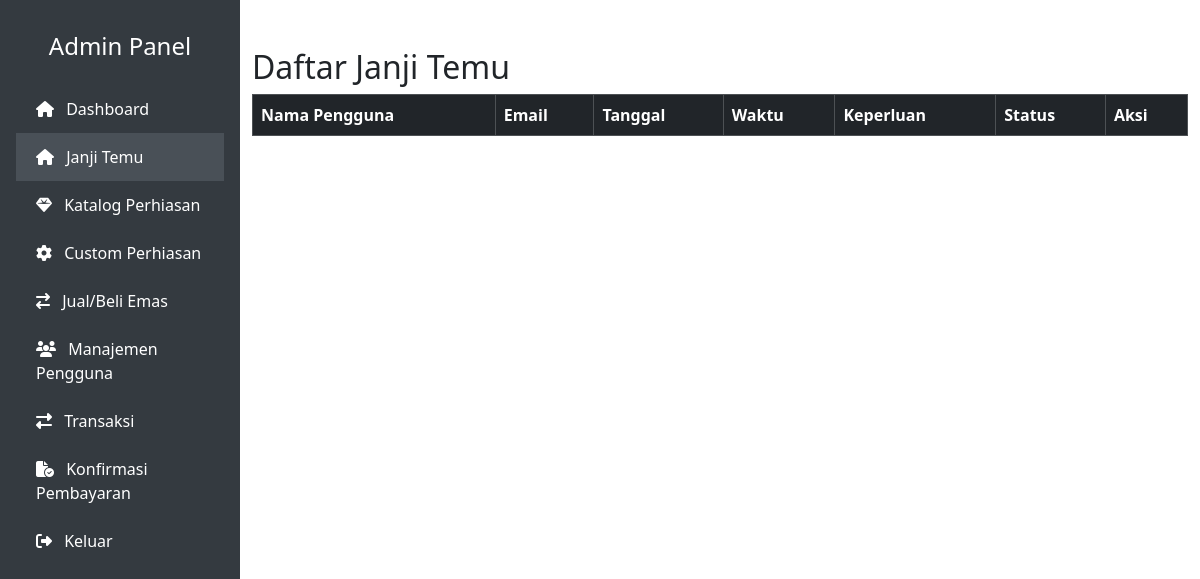
Page /admin/booking.php on the earlier database version.
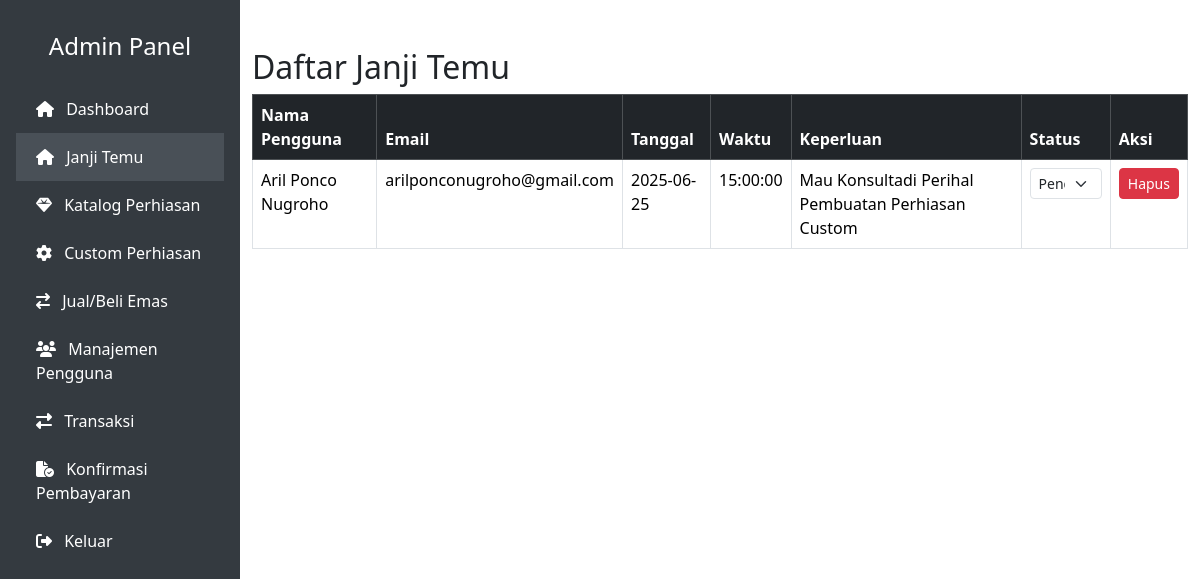
Same page on the later database version.
### tables this page shows
CREATE TABLE `appointments` (
  `id` int(11) NOT NULL,
  `user_id` int(11) DEFAULT NULL,
  `appointment_date` date DEFAULT NULL,
  `appointment_time` time DEFAULT NULL,
  `note` text DEFAULT NULL,
  `status` enum('pending','confirmed','cancelled') DEFAULT 'pending',
  `created_at` timestamp NOT NULL DEFAULT current_timestamp()
);

CREATE TABLE `users` (
  `id` int(11) NOT NULL,
  `name` varchar(100) DEFAULT NULL,
  `email` varchar(100) DEFAULT NULL,
  `password` varchar(255) DEFAULT NULL,
  `phone` varchar(20) DEFAULT NULL,
  `role` enum('customer','admin') DEFAULT 'customer',
  `created_at` timestamp NOT NULL DEFAULT current_timestamp()
);

### admin/booking.php (the view, shortened to what this page needs)
<?php
require_once '../config/database.php';
include 'includes/header.php';
include 'includes/sidebar.php';
?>
<div class="container mt-5">
  <h2>Daftar Janji Temu</h2>
  <table class="table table-bordered">
    <thead class="table-dark">
      <tr>
        <th>Nama Pengguna</th>
        <th>Email</th>
        <th>Tanggal</th>
        <th>Waktu</th>
        <th>Keperluan</th>
        <th>Status</th>
        <th>Aksi</th>
      </tr>
    </thead>
    <tbody>
      <?php
      $stmt = $pdo->query("SELECT a.*, u.name, u.email
                           FROM appointments a
                           LEFT JOIN users u ON a.user_id = u.id
                           ORDER BY a.appointment_date DESC");
      foreach ($stmt as $row):
      ?>
        <tr>
          <td><?= htmlspecialchars($row['name']) ?></td>
          <td><?= htmlspecialchars($row['email']) ?></td>
          <td><?= $row['appointment_date'] ?></td>
          <td><?= $row['appointment_time'] ?></td>
          <td><?= htmlspecialchars($row['note']) ?></td>
          <td>
            <form method="POST" class="d-inline">
              <select name="new_status" class="form-select form-select-sm" onchange="this.form.submit()">
                <option value="pending" <?= $row['status'] === 'pending' ? 'selected' : '' ?>>Pending</option>
              </select>
            </form>
          </td>
          <td>
            <a href="booking.php?delete=<?= $row['id'] ?>" class="btn btn-danger btn-sm" onclick="return confirm('Yakin ingin menghapus booking ini?')">Hapus</a>
          </td>
        </tr>
      <?php endforeach; ?>
    </tbody>
  </table>
</div>

Differences in the rows shown:
added appointments: user.name "Aril Ponco Nugroho", user.email "arilponconugroho@gmail.com", appointment_date "2025-06-25", appointment_time "15:00:00", note "Mau Konsultadi Perihal Pembuatan Perhiasan Custom", new_status "Pending"
